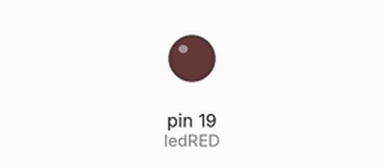
Simulated run of this sketch. Board: Arduino Uno, built with avr-gcc and run on an emulated ATmega328P. Parts: output pins drawn as LEDs (lit = HIGH). Dashed ring = blinking.

Above: at 0.2 s.
At 2.5 s:
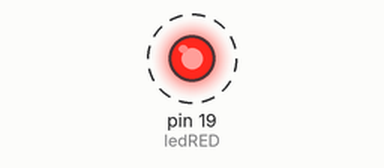
Timing chart, 0 to 3.0 s (numbered marks = the images above):
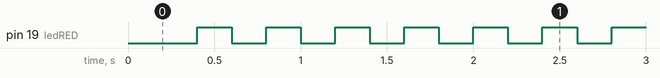

Measured:
- by itself, pin 19 (ledRED): alternates HIGH for 0.20 s and LOW for 0.20 s

The sketch:

_00170_LEDS_METRO.ino
```cpp
#include <Metro.h>
Metro ledRED_metro = Metro(200);

// declare your variables
int ledRED = 19;
int ledRED_State = HIGH;

// SETUP - runs only once
void setup()
{
  // open serial port for communications
  Serial.begin(9600);
  // declare inputs
  pinMode(ledRED, OUTPUT);

}

// LOOP - runs forever
void loop()
{
  HeartRate();
}

void HeartRate ()
{
  if (ledRED_metro.check() == 1) { // check if the metro has passed it's interval .
    if (ledRED_State==HIGH) {
      ledRED_State=LOW;
      ledRED_metro.reset(); // if the pin is HIGH, set the interval to 0.25 seconds.
    }
    else {
      ledRED_metro.reset(); // if the pin is LOW, set the interval to 1 second.
      ledRED_State=HIGH;
    }
    digitalWrite(ledRED,ledRED_State);
  }
}
```
